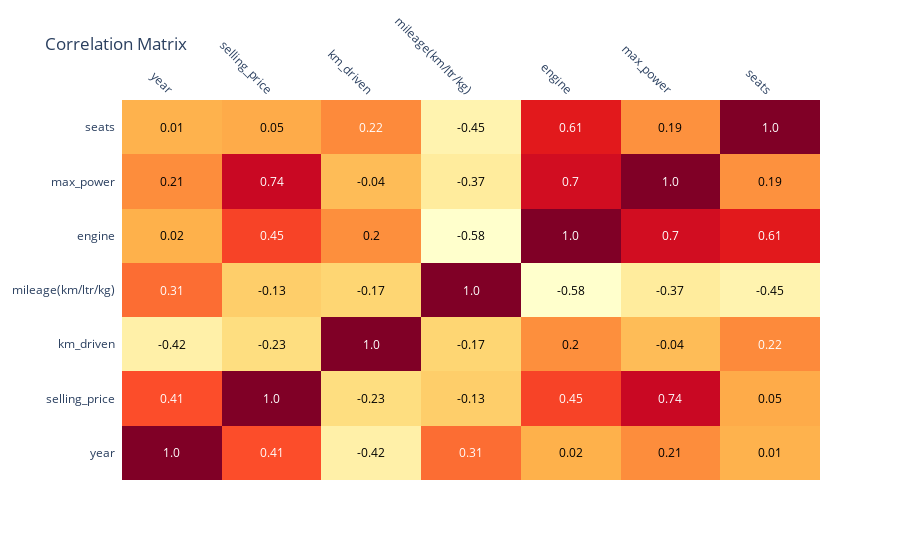

Write notebook code for a chart like this one.
### Code cell
import plotly.express as px
import plotly.figure_factory as ff

# Calculate the correlation matrix
corr_matrix = numeric_df.corr().round(2)

# Create a Plotly heatmap
fig = ff.create_annotated_heatmap(
    z=corr_matrix.values,
    x=corr_matrix.columns.tolist(),
    y=corr_matrix.index.tolist(),
    annotation_text=corr_matrix.values,
    colorscale='YlOrRd'
)

fig.update_layout(
    title='Correlation Matrix',
    xaxis=dict(tickangle=45),
    yaxis=dict(tickangle=0)
)

fig.show()

### Figure 1 — Plotly figure (JSON) as saved in the notebook; plotly's stock layout.template omitted (floating-point values rounded to 4 significant figures)
{"data": [{"colorscale": [[0, "rgb(255,255,204)"], [0.125, "rgb(255,237,160)"], [0.25, "rgb(254,217,118)"], [0.375, "rgb(254,178,76)"], [0.5, "rgb(253,141,60)"], [0.625, "rgb(252,78,42)"], [0.75, "rgb(227,26,28)"], [0.875, "rgb(189,0,38)"], [1, "rgb(128,0,38)"]], "reversescale": false, "showscale": false, "type": "heatmap", "x": ["year", "selling_price", "km_driven", "mileage(km/ltr/kg)", "engine", "max_power", "seats"], "y": ["year", "selling_price", "km_driven", "mileage(km/ltr/kg)", "engine", "max_power", "seats"], "z": [[1, 0.41, -0.42, 0.31, 0.02, 0.21, 0.01], [0.41, 1, -0.23, -0.13, 0.45, 0.74, 0.05], [-0.42, -0.23, 1, -0.17, 0.2, -0.04, 0.22], [0.31, -0.13, -0.17, 1, -0.58, -0.37, -0.45], [0.02, 0.45, 0.2, -0.58, 1, 0.7, 0.61], [0.21, 0.74, -0.04, -0.37, 0.7, 1, 0.19], [0.01, 0.05, 0.22, -0.45, 0.61, 0.19, 1]]}], "layout": {"annotations": [{"font": {"color": "#FFFFFF"}, "showarrow": false, "text": "1.0", "x": "year", "xref": "x", "y": "year", "yref": "y"}, {"font": {"color": "#FFFFFF"}, "showarrow": false, "text": "0.41", "x": "selling_price", "xref": "x", "y": "year", "yref": "y"}, {"font": {"color": "#000000"}, "showarrow": false, "text": "-0.42", "x": "km_driven", "xref": "x", "y": "year", "yref": "y"}, {"font": {"color": "#FFFFFF"}, "showarrow": false, "text": "0.31", "x": "mileage(km/ltr/kg)", "xref": "x", "y": "year", "yref": "y"}, {"font": {"color": "#000000"}, "showarrow": false, "text": "0.02", "x": "engine", "xref": "x", "y": "year", "yref": "y"}, {"font": {"color": "#000000"}, "showarrow": false, "text": "0.21", "x": "max_power", "xref": "x", "y": "year", "yref": "y"}, {"font": {"color": "#000000"}, "showarrow": false, "text": "0.01", "x": "seats", "xref": "x", "y": "year", "yref": "y"}, {"font": {"color": "#FFFFFF"}, "showarrow": false, "text": "0.41", "x": "year", "xref": "x", "y": "selling_price", "yref": "y"}, {"font": {"color": "#FFFFFF"}, "showarrow": false, "text": "1.0", "x": "selling_price", "xref": "x", "y": "selling_price", "yref": "y"}, {"font": {"color": "#000000"}, "showarrow": false, "text": "-0.23", "x": "km_driven", "xref": "x", "y": "selling_price", "yref": "y"}, {"font": {"color": "#000000"}, "showarrow": false, "text": "-0.13", "x": "mileage(km/ltr/kg)", "xref": "x", "y": "selling_price", "yref": "y"}, {"font": {"color": "#FFFFFF"}, "showarrow": false, "text": "0.45", "x": "engine", "xref": "x", "y": "selling_price", "yref": "y"}, {"font": {"color": "#FFFFFF"}, "showarrow": false, "text": "0.74", "x": "max_power", "xref": "x", "y": "selling_price", "yref": "y"}, {"font": {"color": "#000000"}, "showarrow": false, "text": "0.05", "x": "seats", "xref": "x", "y": "selling_price", "yref": "y"}, {"font": {"color": "#000000"}, "showarrow": false, "text": "-0.42", "x": "year", "xref": "x", "y": "km_driven", "yref": "y"}, {"font": {"color": "#000000"}, "showarrow": false, "text": "-0.23", "x": "selling_price", "xref": "x", "y": "km_driven", "yref": "y"}, {"font": {"color": "#FFFFFF"}, "showarrow": false, "text": "1.0", "x": "km_driven", "xref": "x", "y": "km_driven", "yref": "y"}, {"font": {"color": "#000000"}, "showarrow": false, "text": "-0.17", "x": "mileage(km/ltr/kg)", "xref": "x", "y": "km_driven", "yref": "y"}, {"font": {"color": "#000000"}, "showarrow": false, "text": "0.2", "x": "engine", "xref": "x", "y": "km_driven", "yref": "y"}, {"font": {"color": "#000000"}, "showarrow": false, "text": "-0.04", "x": "max_power", "xref": "x", "y": "km_driven", "yref": "y"}, {"font": {"color": "#FFFFFF"}, "showarrow": false, "text": "0.22", "x": "seats", "xref": "x", "y": "km_driven", "yref": "y"}, {"font": {"color": "#FFFFFF"}, "showarrow": false, "text": "0.31", "x": "year", "xref": "x", "y": "mileage(km/ltr/kg)", "yref": "y"}, {"font": {"color": "#000000"}, "showarrow": false, "text": "-0.13", "x": "selling_price", "xref": "x", "y": "mileage(km/ltr/kg)", "yref": "y"}, {"font": {"color": "#000000"}, "showarrow": false, "text": "-0.17", "x": "km_driven", "xref": "x", "y": "mileage(km/ltr/kg)", "yref": "y"}, {"font": {"color": "#FFFFFF"}, "showarrow": false, "text": "1.0", "x": "mileage(km/ltr/kg)", "xref": "x", "y": "mileage(km/ltr/kg)", "yref": "y"}, {"font": {"color": "#000000"}, "showarrow": false, "text": "-0.58", "x": "engine", "xref": "x", "y": "mileage(km/ltr/kg)", "yref": "y"}, {"font": {"color": "#000000"}, "showarrow": false, "text": "-0.37", "x": "max_power", "xref": "x", "y": "mileage(km/ltr/kg)", "yref": "y"}, {"font": {"color": "#000000"}, "showarrow": false, "text": "-0.45", "x": "seats", "xref": "x", "y": "mileage(km/ltr/kg)", "yref": "y"}, {"font": {"color": "#000000"}, "showarrow": false, "text": "0.02", "x": "year", "xref": "x", "y": "engine", "yref": "y"}, {"font": {"color": "#FFFFFF"}, "showarrow": false, "text": "0.45", "x": "selling_price", "xref": "x", "y": "engine", "yref": "y"}, {"font": {"color": "#000000"}, "showarrow": false, "text": "0.2", "x": "km_driven", "xref": "x", "y": "engine", "yref": "y"}, {"font": {"color": "#000000"}, "showarrow": false, "text": "-0.58", "x": "mileage(km/ltr/kg)", "xref": "x", "y": "engine", "yref": "y"}, {"font": {"color": "#FFFFFF"}, "showarrow": false, "text": "1.0", "x": "engine", "xref": "x", "y": "engine", "yref": "y"}, {"font": {"color": "#FFFFFF"}, "showarrow": false, "text": "0.7", "x": "max_power", "xref": "x", "y": "engine", "yref": "y"}, {"font": {"color": "#FFFFFF"}, "showarrow": false, "text": "0.61", "x": "seats", "xref": "x", "y": "engine", "yref": "y"}, {"font": {"color": "#000000"}, "showarrow": false, "text": "0.21", "x": "year", "xref": "x", "y": "max_power", "yref": "y"}, {"font": {"color": "#FFFFFF"}, "showarrow": false, "text": "0.74", "x": "selling_price", "xref": "x", "y": "max_power", "yref": "y"}, {"font": {"color": "#000000"}, "showarrow": false, "text": "-0.04", "x": "km_driven", "xref": "x", "y": "max_power", "yref": "y"}, {"font": {"color": "#000000"}, "showarrow": false, "text": "-0.37", "x": "mileage(km/ltr/kg)", "xref": "x", "y": "max_power", "yref": "y"}, {"font": {"color": "#FFFFFF"}, "showarrow": false, "text": "0.7", "x": "engine", "xref": "x", "y": "max_power", "yref": "y"}, {"font": {"color": "#FFFFFF"}, "showarrow": false, "text": "1.0", "x": "max_power", "xref": "x", "y": "max_power", "yref": "y"}, {"font": {"color": "#000000"}, "showarrow": false, "text": "0.19", "x": "seats", "xref": "x", "y": "max_power", "yref": "y"}, {"font": {"color": "#000000"}, "showarrow": false, "text": "0.01", "x": "year", "xref": "x", "y": "seats", "yref": "y"}, {"font": {"color": "#000000"}, "showarrow": false, "text": "0.05", "x": "selling_price", "xref": "x", "y": "seats", "yref": "y"}, {"font": {"color": "#FFFFFF"}, "showarrow": false, "text": "0.22", "x": "km_driven", "xref": "x", "y": "seats", "yref": "y"}, {"font": {"color": "#000000"}, "showarrow": false, "text": "-0.45", "x": "mileage(km/ltr/kg)", "xref": "x", "y": "seats", "yref": "y"}, {"font": {"color": "#FFFFFF"}, "showarrow": false, "text": "0.61", "x": "engine", "xref": "x", "y": "seats", "yref": "y"}, {"font": {"color": "#000000"}, "showarrow": false, "text": "0.19", "x": "max_power", "xref": "x", "y": "seats", "yref": "y"}, {"font": {"color": "#FFFFFF"}, "showarrow": false, "text": "1.0", "x": "seats", "xref": "x", "y": "seats", "yref": "y"}], "autosize": true, "title": {"text": "Correlation Matrix"}, "xaxis": {"autorange": true, "dtick": 1, "gridcolor": "rgb(0, 0, 0)", "range": [-0.5, 6.5], "side": "top", "tickangle": 45, "ticks": "", "type": "category"}, "yaxis": {"autorange": true, "dtick": 1, "range": [-0.5, 6.5], "tickangle": 0, "ticks": "", "ticksuffix": "  ", "type": "category"}}}
